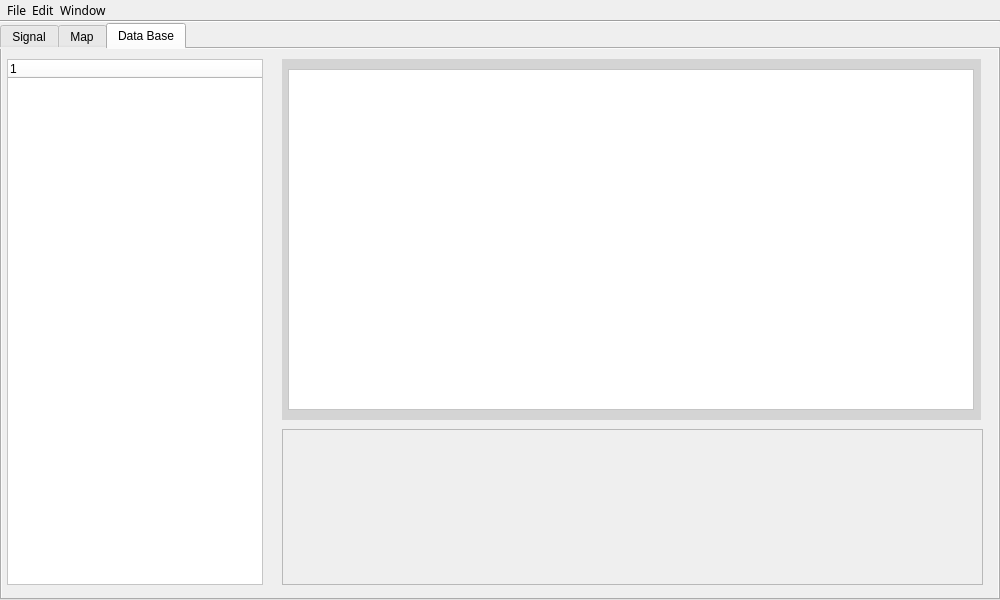
<?xml version="1.0" encoding="UTF-8"?>
<ui version="4.0">
 <class>MainWindow</class>
 <widget class="QMainWindow" name="MainWindow">
  <property name="enabled">
   <bool>true</bool>
  </property>
  <property name="geometry">
   <rect>
    <x>0</x>
    <y>0</y>
    <width>1000</width>
    <height>600</height>
   </rect>
  </property>
  <property name="windowTitle">
   <string>MainWindow</string>
  </property>
  <widget class="QWidget" name="centralwidget">
   <layout class="QVBoxLayout" name="verticalLayout_2">
    <property name="spacing">
     <number>0</number>
    </property>
    <property name="leftMargin">
     <number>0</number>
    </property>
    <property name="topMargin">
     <number>0</number>
    </property>
    <property name="rightMargin">
     <number>0</number>
    </property>
    <property name="bottomMargin">
     <number>0</number>
    </property>
    <item>
     <layout class="QHBoxLayout" name="horizontalLayout">
      <item>
       <spacer name="horizontalSpacer_10">
        <property name="orientation">
         <enum>Qt::Horizontal</enum>
        </property>
        <property name="sizeType">
         <enum>QSizePolicy::Fixed</enum>
        </property>
        <property name="sizeHint" stdset="0">
         <size>
          <width>7</width>
          <height>20</height>
         </size>
        </property>
       </spacer>
      </item>
      <item>
       <widget class="QLabel" name="label">
        <property name="font">
         <font>
          <family>Montserrat</family>
          <pointsize>9</pointsize>
          <italic>false</italic>
          <bold>false</bold>
         </font>
        </property>
        <property name="mouseTracking">
         <bool>true</bool>
        </property>
        <property name="text">
         <string>File</string>
        </property>
       </widget>
      </item>
      <item>
       <spacer name="horizontalSpacer_11">
        <property name="orientation">
         <enum>Qt::Horizontal</enum>
        </property>
        <property name="sizeType">
         <enum>QSizePolicy::Fixed</enum>
        </property>
        <property name="sizeHint" stdset="0">
         <size>
          <width>5</width>
          <height>20</height>
         </size>
        </property>
       </spacer>
      </item>
      <item>
       <widget class="QLabel" name="label_2">
        <property name="font">
         <font>
          <family>Montserrat</family>
          <pointsize>9</pointsize>
          <italic>false</italic>
          <bold>false</bold>
         </font>
        </property>
        <property name="mouseTracking">
         <bool>true</bool>
        </property>
        <property name="text">
         <string>Edit</string>
        </property>
       </widget>
      </item>
      <item>
       <spacer name="horizontalSpacer_12">
        <property name="orientation">
         <enum>Qt::Horizontal</enum>
        </property>
        <property name="sizeType">
         <enum>QSizePolicy::Fixed</enum>
        </property>
        <property name="sizeHint" stdset="0">
         <size>
          <width>5</width>
          <height>20</height>
         </size>
        </property>
       </spacer>
      </item>
      <item>
       <widget class="QLabel" name="label_3">
        <property name="font">
         <font>
          <family>Montserrat</family>
          <pointsize>9</pointsize>
          <italic>false</italic>
          <bold>false</bold>
         </font>
        </property>
        <property name="mouseTracking">
         <bool>true</bool>
        </property>
        <property name="text">
         <string>Window</string>
        </property>
       </widget>
      </item>
      <item>
       <spacer name="horizontalSpacer_9">
        <property name="orientation">
         <enum>Qt::Horizontal</enum>
        </property>
        <property name="sizeHint" stdset="0">
         <size>
          <width>40</width>
          <height>20</height>
         </size>
        </property>
       </spacer>
      </item>
     </layout>
    </item>
    <item>
     <widget class="Line" name="line">
      <property name="orientation">
       <enum>Qt::Horizontal</enum>
      </property>
     </widget>
    </item>
    <item>
     <widget class="QTabWidget" name="tabWidget">
      <property name="styleSheet">
       <string notr="true">background-color: rgb(239, 239, 239);</string>
      </property>
      <property name="currentIndex">
       <number>2</number>
      </property>
      <widget class="QWidget" name="tab_1">
       <attribute name="title">
        <string>Signal</string>
       </attribute>
       <widget class="QTreeWidget" name="treeWidget">
        <property name="geometry">
         <rect>
          <x>5</x>
          <y>10</y>
          <width>256</width>
          <height>526</height>
         </rect>
        </property>
        <property name="styleSheet">
         <string notr="true">background-color: rgb(255, 255, 255);</string>
        </property>
        <property name="columnCount">
         <number>1</number>
        </property>
        <column>
         <property name="text">
          <string notr="true">1</string>
         </property>
        </column>
       </widget>
       <widget class="QPushButton" name="pushButton">
        <property name="geometry">
         <rect>
          <x>280</x>
          <y>10</y>
          <width>75</width>
          <height>24</height>
         </rect>
        </property>
        <property name="text">
         <string>Save Sellect</string>
        </property>
       </widget>
       <widget class="QWidget" name="layoutWidget">
        <property name="geometry">
         <rect>
          <x>280</x>
          <y>40</y>
          <width>701</width>
          <height>411</height>
         </rect>
        </property>
        <layout class="QVBoxLayout" name="verticalLayout">
         <item>
          <widget class="QWidget" name="widget" native="true">
           <property name="autoFillBackground">
            <bool>false</bool>
           </property>
           <property name="styleSheet">
            <string notr="true">background-color: rgb(212, 212, 212);</string>
           </property>
           <widget class="QFrame" name="frame_4">
            <property name="geometry">
             <rect>
              <x>6</x>
              <y>10</y>
              <width>686</width>
              <height>341</height>
             </rect>
            </property>
            <property name="autoFillBackground">
             <bool>false</bool>
            </property>
            <property name="styleSheet">
             <string notr="true">background-color: rgb(255, 255, 255);</string>
            </property>
            <property name="frameShape">
             <enum>QFrame::StyledPanel</enum>
            </property>
            <property name="frameShadow">
             <enum>QFrame::Raised</enum>
            </property>
           </widget>
          </widget>
         </item>
         <item>
          <widget class="QSlider" name="horizontalSlider">
           <property name="maximum">
            <number>100</number>
           </property>
           <property name="orientation">
            <enum>Qt::Horizontal</enum>
           </property>
          </widget>
         </item>
         <item>
          <widget class="QSlider" name="horizontalSlider_2">
           <property name="maximum">
            <number>100</number>
           </property>
           <property name="value">
            <number>75</number>
           </property>
           <property name="orientation">
            <enum>Qt::Horizontal</enum>
           </property>
          </widget>
         </item>
        </layout>
       </widget>
       <widget class="QWidget" name="layoutWidget">
        <property name="geometry">
         <rect>
          <x>280</x>
          <y>480</y>
          <width>701</width>
          <height>30</height>
         </rect>
        </property>
        <layout class="QHBoxLayout" name="horizontalLayout_2">
         <item>
          <widget class="QPushButton" name="pushButton_2">
           <property name="font">
            <font>
             <pointsize>11</pointsize>
            </font>
           </property>
           <property name="text">
            <string>Plot</string>
           </property>
           <property name="autoDefault">
            <bool>true</bool>
           </property>
           <property name="default">
            <bool>true</bool>
           </property>
           <property name="flat">
            <bool>false</bool>
           </property>
          </widget>
         </item>
         <item>
          <spacer name="horizontalSpacer_6">
           <property name="orientation">
            <enum>Qt::Horizontal</enum>
           </property>
           <property name="sizeHint" stdset="0">
            <size>
             <width>90</width>
             <height>20</height>
            </size>
           </property>
          </spacer>
         </item>
         <item>
          <widget class="QToolButton" name="toolButton">
           <property name="text">
            <string>...</string>
           </property>
           <property name="arrowType">
            <enum>Qt::LeftArrow</enum>
           </property>
          </widget>
         </item>
         <item>
          <spacer name="horizontalSpacer">
           <property name="orientation">
            <enum>Qt::Horizontal</enum>
           </property>
           <property name="sizeHint" stdset="0">
            <size>
             <width>13</width>
             <height>17</height>
            </size>
           </property>
          </spacer>
         </item>
         <item>
          <widget class="QDoubleSpinBox" name="doubleSpinBox"/>
         </item>
         <item>
          <widget class="QLabel" name="label_4">
           <property name="font">
            <font>
             <pointsize>11</pointsize>
            </font>
           </property>
           <property name="frameShape">
            <enum>QFrame::Box</enum>
           </property>
           <property name="text">
            <string>us</string>
           </property>
           <property name="textFormat">
            <enum>Qt::MarkdownText</enum>
           </property>
          </widget>
         </item>
         <item>
          <spacer name="horizontalSpacer_2">
           <property name="orientation">
            <enum>Qt::Horizontal</enum>
           </property>
           <property name="sizeHint" stdset="0">
            <size>
             <width>13</width>
             <height>17</height>
            </size>
           </property>
          </spacer>
         </item>
         <item>
          <widget class="QToolButton" name="toolButton_2">
           <property name="text">
            <string>...</string>
           </property>
           <property name="arrowType">
            <enum>Qt::RightArrow</enum>
           </property>
          </widget>
         </item>
         <item>
          <spacer name="horizontalSpacer_5">
           <property name="orientation">
            <enum>Qt::Horizontal</enum>
           </property>
           <property name="sizeHint" stdset="0">
            <size>
             <width>90</width>
             <height>20</height>
            </size>
           </property>
          </spacer>
         </item>
         <item>
          <widget class="QLabel" name="label_5">
           <property name="font">
            <font>
             <pointsize>11</pointsize>
            </font>
           </property>
           <property name="frameShape">
            <enum>QFrame::Box</enum>
           </property>
           <property name="text">
            <string>Min</string>
           </property>
           <property name="textFormat">
            <enum>Qt::MarkdownText</enum>
           </property>
          </widget>
         </item>
         <item>
          <widget class="QSpinBox" name="spinBox"/>
         </item>
         <item>
          <spacer name="horizontalSpacer_3">
           <property name="orientation">
            <enum>Qt::Horizontal</enum>
           </property>
           <property name="sizeHint" stdset="0">
            <size>
             <width>13</width>
             <height>17</height>
            </size>
           </property>
          </spacer>
         </item>
         <item>
          <widget class="QLabel" name="label_6">
           <property name="font">
            <font>
             <pointsize>11</pointsize>
            </font>
           </property>
           <property name="frameShape">
            <enum>QFrame::Box</enum>
           </property>
           <property name="text">
            <string>Range</string>
           </property>
           <property name="textFormat">
            <enum>Qt::MarkdownText</enum>
           </property>
          </widget>
         </item>
         <item>
          <widget class="QSpinBox" name="spinBox_2"/>
         </item>
         <item>
          <spacer name="horizontalSpacer_4">
           <property name="orientation">
            <enum>Qt::Horizontal</enum>
           </property>
           <property name="sizeHint" stdset="0">
            <size>
             <width>13</width>
             <height>17</height>
            </size>
           </property>
          </spacer>
         </item>
         <item>
          <widget class="QLabel" name="label_7">
           <property name="font">
            <font>
             <pointsize>11</pointsize>
            </font>
           </property>
           <property name="frameShape">
            <enum>QFrame::Box</enum>
           </property>
           <property name="text">
            <string>Max</string>
           </property>
           <property name="textFormat">
            <enum>Qt::MarkdownText</enum>
           </property>
          </widget>
         </item>
         <item>
          <widget class="QSpinBox" name="spinBox_3"/>
         </item>
        </layout>
       </widget>
      </widget>
      <widget class="QWidget" name="tab_2">
       <attribute name="title">
        <string>Map</string>
       </attribute>
       <widget class="QTreeWidget" name="treeWidget_2">
        <property name="geometry">
         <rect>
          <x>5</x>
          <y>10</y>
          <width>256</width>
          <height>526</height>
         </rect>
        </property>
        <property name="styleSheet">
         <string notr="true">background-color: rgb(255, 255, 255);</string>
        </property>
        <property name="columnCount">
         <number>1</number>
        </property>
        <column>
         <property name="text">
          <string notr="true">1</string>
         </property>
        </column>
       </widget>
       <widget class="QWidget" name="widget_2" native="true">
        <property name="geometry">
         <rect>
          <x>640</x>
          <y>10</y>
          <width>341</width>
          <height>331</height>
         </rect>
        </property>
        <property name="autoFillBackground">
         <bool>false</bool>
        </property>
        <property name="styleSheet">
         <string notr="true">background-color: rgb(212, 212, 212);</string>
        </property>
        <widget class="QFrame" name="frame">
         <property name="geometry">
          <rect>
           <x>10</x>
           <y>10</y>
           <width>321</width>
           <height>311</height>
          </rect>
         </property>
         <property name="autoFillBackground">
          <bool>false</bool>
         </property>
         <property name="styleSheet">
          <string notr="true">background-color: rgb(255, 255, 255);</string>
         </property>
         <property name="frameShape">
          <enum>QFrame::StyledPanel</enum>
         </property>
         <property name="frameShadow">
          <enum>QFrame::Raised</enum>
         </property>
         <widget class="QFrame" name="frame_2">
          <property name="geometry">
           <rect>
            <x>0</x>
            <y>0</y>
            <width>321</width>
            <height>311</height>
           </rect>
          </property>
          <property name="autoFillBackground">
           <bool>false</bool>
          </property>
          <property name="styleSheet">
           <string notr="true">background-color: rgb(255, 255, 255);</string>
          </property>
          <property name="frameShape">
           <enum>QFrame::StyledPanel</enum>
          </property>
          <property name="frameShadow">
           <enum>QFrame::Raised</enum>
          </property>
         </widget>
        </widget>
       </widget>
       <widget class="QWidget" name="widget_3" native="true">
        <property name="geometry">
         <rect>
          <x>280</x>
          <y>10</y>
          <width>161</width>
          <height>331</height>
         </rect>
        </property>
        <property name="autoFillBackground">
         <bool>false</bool>
        </property>
        <property name="styleSheet">
         <string notr="true">background-color: rgb(212, 212, 212);</string>
        </property>
        <widget class="QListView" name="listView">
         <property name="geometry">
          <rect>
           <x>10</x>
           <y>10</y>
           <width>141</width>
           <height>311</height>
          </rect>
         </property>
         <property name="autoFillBackground">
          <bool>true</bool>
         </property>
         <property name="styleSheet">
          <string notr="true">background-color: rgb(255, 255, 255);</string>
         </property>
        </widget>
       </widget>
       <widget class="QWidget" name="widget_4" native="true">
        <property name="geometry">
         <rect>
          <x>460</x>
          <y>10</y>
          <width>161</width>
          <height>331</height>
         </rect>
        </property>
        <property name="autoFillBackground">
         <bool>false</bool>
        </property>
        <property name="styleSheet">
         <string notr="true">background-color: rgb(212, 212, 212);</string>
        </property>
        <widget class="QLabel" name="label_12">
         <property name="geometry">
          <rect>
           <x>10</x>
           <y>10</y>
           <width>141</width>
           <height>21</height>
          </rect>
         </property>
         <property name="font">
          <font>
           <pointsize>10</pointsize>
          </font>
         </property>
         <property name="lineWidth">
          <number>1</number>
         </property>
         <property name="text">
          <string>Линейная траектория</string>
         </property>
         <property name="alignment">
          <set>Qt::AlignCenter</set>
         </property>
         <property name="wordWrap">
          <bool>true</bool>
         </property>
        </widget>
        <widget class="QWidget" name="layoutWidget">
         <property name="geometry">
          <rect>
           <x>20</x>
           <y>40</y>
           <width>121</width>
           <height>201</height>
          </rect>
         </property>
         <layout class="QGridLayout" name="gridLayout_3">
          <item row="0" column="0">
           <layout class="QVBoxLayout" name="verticalLayout_3">
            <item>
             <widget class="QLabel" name="label_8">
              <property name="text">
               <string>Х</string>
              </property>
              <property name="alignment">
               <set>Qt::AlignCenter</set>
              </property>
             </widget>
            </item>
            <item>
             <widget class="QSpinBox" name="spinBox_4"/>
            </item>
           </layout>
          </item>
          <item row="0" column="1">
           <layout class="QVBoxLayout" name="verticalLayout_4">
            <item>
             <widget class="QLabel" name="label_9">
              <property name="text">
               <string>У</string>
              </property>
              <property name="alignment">
               <set>Qt::AlignCenter</set>
              </property>
             </widget>
            </item>
            <item>
             <widget class="QSpinBox" name="spinBox_5"/>
            </item>
           </layout>
          </item>
          <item row="1" column="0" colspan="2">
           <layout class="QGridLayout" name="gridLayout_2">
            <item row="0" column="0" colspan="2">
             <widget class="QLabel" name="label_10">
              <property name="text">
               <string>Коэффициент</string>
              </property>
              <property name="alignment">
               <set>Qt::AlignCenter</set>
              </property>
             </widget>
            </item>
            <item row="1" column="0">
             <widget class="QDoubleSpinBox" name="doubleSpinBox_2"/>
            </item>
            <item row="1" column="1">
             <spacer name="horizontalSpacer_8">
              <property name="orientation">
               <enum>Qt::Horizontal</enum>
              </property>
              <property name="sizeHint" stdset="0">
               <size>
                <width>40</width>
                <height>20</height>
               </size>
              </property>
             </spacer>
            </item>
           </layout>
          </item>
          <item row="2" column="0" colspan="2">
           <spacer name="verticalSpacer">
            <property name="orientation">
             <enum>Qt::Vertical</enum>
            </property>
            <property name="sizeHint" stdset="0">
             <size>
              <width>20</width>
              <height>40</height>
             </size>
            </property>
           </spacer>
          </item>
          <item row="3" column="0" colspan="2">
           <layout class="QGridLayout" name="gridLayout">
            <item row="0" column="0" colspan="3">
             <widget class="QLabel" name="label_11">
              <property name="text">
               <string>Управление</string>
              </property>
              <property name="alignment">
               <set>Qt::AlignCenter</set>
              </property>
             </widget>
            </item>
            <item row="1" column="0">
             <widget class="QToolButton" name="toolButton_3">
              <property name="text">
               <string>...</string>
              </property>
              <property name="arrowType">
               <enum>Qt::LeftArrow</enum>
              </property>
             </widget>
            </item>
            <item row="1" column="1">
             <spacer name="horizontalSpacer_7">
              <property name="orientation">
               <enum>Qt::Horizontal</enum>
              </property>
              <property name="sizeHint" stdset="0">
               <size>
                <width>30</width>
                <height>20</height>
               </size>
              </property>
             </spacer>
            </item>
            <item row="1" column="2">
             <widget class="QToolButton" name="toolButton_4">
              <property name="text">
               <string>...</string>
              </property>
              <property name="arrowType">
               <enum>Qt::RightArrow</enum>
              </property>
             </widget>
            </item>
           </layout>
          </item>
         </layout>
        </widget>
       </widget>
       <widget class="QWidget" name="widget_5" native="true">
        <property name="geometry">
         <rect>
          <x>280</x>
          <y>350</y>
          <width>701</width>
          <height>181</height>
         </rect>
        </property>
        <property name="autoFillBackground">
         <bool>false</bool>
        </property>
        <property name="styleSheet">
         <string notr="true">background-color: rgb(212, 212, 212);</string>
        </property>
        <widget class="QFrame" name="frame_3">
         <property name="geometry">
          <rect>
           <x>10</x>
           <y>10</y>
           <width>681</width>
           <height>161</height>
          </rect>
         </property>
         <property name="autoFillBackground">
          <bool>false</bool>
         </property>
         <property name="styleSheet">
          <string notr="true">background-color: rgb(255, 255, 255);</string>
         </property>
         <property name="frameShape">
          <enum>QFrame::StyledPanel</enum>
         </property>
         <property name="frameShadow">
          <enum>QFrame::Raised</enum>
         </property>
        </widget>
       </widget>
      </widget>
      <widget class="QWidget" name="tab_3">
       <attribute name="title">
        <string>Data Base</string>
       </attribute>
       <widget class="QTreeWidget" name="treeWidget_3">
        <property name="geometry">
         <rect>
          <x>5</x>
          <y>10</y>
          <width>256</width>
          <height>526</height>
         </rect>
        </property>
        <property name="styleSheet">
         <string notr="true">background-color: rgb(255, 255, 255);</string>
        </property>
        <property name="columnCount">
         <number>1</number>
        </property>
        <column>
         <property name="text">
          <string notr="true">1</string>
         </property>
        </column>
       </widget>
       <widget class="QWidget" name="widget_6" native="true">
        <property name="geometry">
         <rect>
          <x>280</x>
          <y>10</y>
          <width>699</width>
          <height>361</height>
         </rect>
        </property>
        <property name="autoFillBackground">
         <bool>false</bool>
        </property>
        <property name="styleSheet">
         <string notr="true">background-color: rgb(212, 212, 212);</string>
        </property>
        <widget class="QFrame" name="frame_5">
         <property name="geometry">
          <rect>
           <x>6</x>
           <y>10</y>
           <width>686</width>
           <height>341</height>
          </rect>
         </property>
         <property name="autoFillBackground">
          <bool>false</bool>
         </property>
         <property name="styleSheet">
          <string notr="true">background-color: rgb(255, 255, 255);</string>
         </property>
         <property name="frameShape">
          <enum>QFrame::StyledPanel</enum>
         </property>
         <property name="frameShadow">
          <enum>QFrame::Raised</enum>
         </property>
        </widget>
       </widget>
       <widget class="QTableWidget" name="tableWidget">
        <property name="geometry">
         <rect>
          <x>280</x>
          <y>380</y>
          <width>701</width>
          <height>156</height>
         </rect>
        </property>
       </widget>
      </widget>
     </widget>
    </item>
   </layout>
  </widget>
 </widget>
 <resources/>
 <connections/>
</ui>
